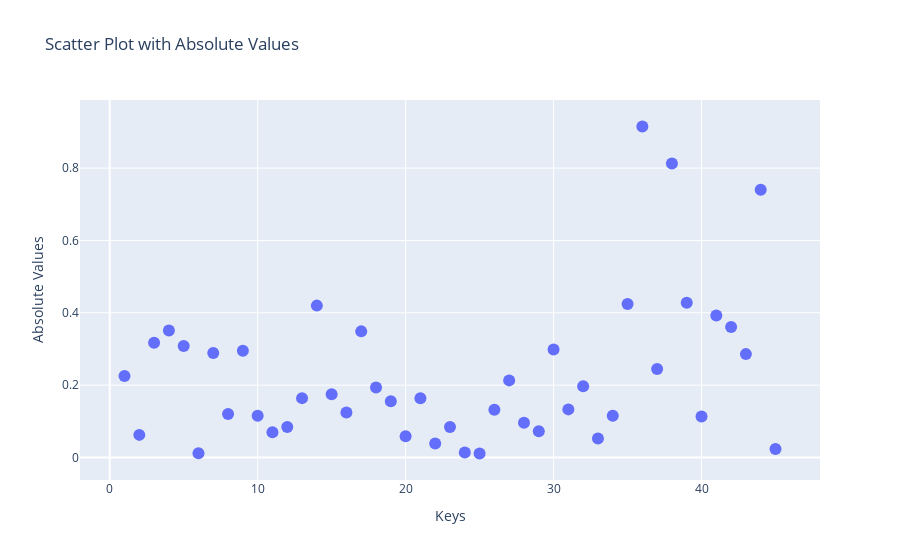

The notebook cell this image was saved under:
### Code cell
import plotly.graph_objects as go
fig = go.Figure()

fig.add_trace(go.Scatter(x=keys, y=values, mode='markers', marker=dict(size=12)))

fig.update_layout(title='Scatter Plot with Absolute Values',
                  xaxis_title='Keys',
                  yaxis_title='Absolute Values')

### Figure 1 — Plotly figure (JSON) as saved in the notebook; plotly's stock layout.template omitted (floating-point values rounded to 4 significant figures)
{"data": [{"marker": {"size": 12}, "mode": "markers", "type": "scatter", "x": [36, 38, 44, 39, 35, 14, 41, 42, 4, 17, 3, 5, 30, 9, 7, 43, 37, 1, 27, 32, 18, 15, 13, 21, 19, 31, 26, 16, 8, 10, 34, 40, 28, 23, 12, 29, 11, 2, 20, 33, 22, 45, 24, 6, 25], "y": [0.9151, 0.8128, 0.7401, 0.428, 0.4241, 0.4198, 0.3923, 0.3609, 0.3512, 0.3486, 0.3172, 0.3083, 0.2982, 0.2948, 0.289, 0.2857, 0.2445, 0.2254, 0.2131, 0.1968, 0.1935, 0.1745, 0.164, 0.1636, 0.1553, 0.1329, 0.132, 0.1243, 0.1203, 0.1154, 0.1154, 0.1133, 0.0959, 0.0842, 0.0841, 0.0725, 0.0698, 0.0624, 0.0587, 0.0523, 0.0386, 0.0235, 0.0137, 0.0114, 0.0109]}], "layout": {"title": {"text": "Scatter Plot with Absolute Values"}, "xaxis": {"title": {"text": "Keys"}}, "yaxis": {"title": {"text": "Absolute Values"}}}}
